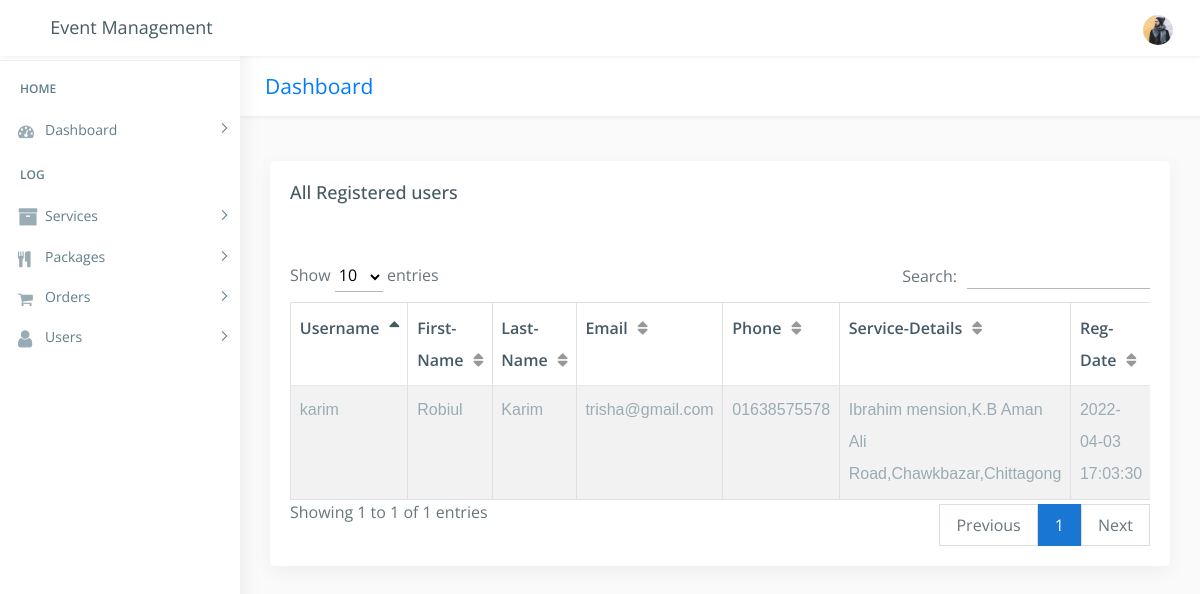
Screenshot of /admin/allusers.php (signed in) with the database file from the repository.
### tables this page shows
CREATE TABLE `users` (
  `u_id` int(222) NOT NULL,
  `username` varchar(222) NOT NULL,
  `f_name` varchar(222) NOT NULL,
  `l_name` varchar(222) NOT NULL,
  `email` varchar(222) NOT NULL,
  `phone` varchar(222) NOT NULL,
  `password` varchar(222) NOT NULL,
  `address` text NOT NULL,
  `status` int(222) NOT NULL DEFAULT 1,
  `date` timestamp NOT NULL DEFAULT current_timestamp() ON UPDATE current_timestamp()
);

### admin/allusers.php (the view, shortened to what this page needs)
<!DOCTYPE html>
<html lang="en">
<?php
include("../connection/connect.php");
if(empty($_SESSION["adm_id"]))
{
	header('location:index.php');
}
elseif($_SESSION['role'] == "User")
{
	header('location:index.php');
}
else
{
?>
<head>
    <link href="css/lib/bootstrap/bootstrap.min.css" rel="stylesheet">
    <link href="css/helper.css" rel="stylesheet">
    <link href="css/style.css" rel="stylesheet">
</head>
<body class="fix-header fix-sidebar">
    <div id="main-wrapper">
         <div class="header">
            <nav class="navbar top-navbar navbar-expand-md navbar-light">
                <div class="navbar-header">
                    <a class="navbar-brand" href="dashboard.php">
                        <h4>Event Management</h4>
                    </a>
                </div>
                <div class="navbar-collapse">
                    <ul class="navbar-nav mr-auto mt-md-0">
                        <li class="nav-item m-l-10"> <a class="nav-link sidebartoggler hidden-sm-down text-muted  " href="javascript:void(0)"><i class="ti-menu"></i></a> </li>
                    </ul>
                    <ul class="navbar-nav my-lg-0">
                        <li class="nav-item hidden-sm-down search-box"> <a class="nav-link hidden-sm-down text-muted  " href="javascript:void(0)"><i class="ti-search"></i></a>
                        </li>
                        <li class="nav-item dropdown">
                            <a class="nav-link dropdown-toggle text-muted  " href="#" data-toggle="dropdown" aria-haspopup="true" aria-expanded="false"><img src="images/users/5.jpg" alt="user" class="profile-pic" /></a>
                        </li>
                    </ul>
                </div>
            </nav>
        </div>
        <div class="left-sidebar">
            <div class="scroll-sidebar">
                <nav class="sidebar-nav">
                    <ul id="sidebarnav">
                        <li class="nav-devider"></li>
                        <li class="nav-label">Home</li>
                        <li> <a class="has-arrow  " href="#" aria-expanded="false"><i class="fa fa-tachometer"></i><span class="hide-menu">Dashboard</span></a>
                        </li>
                        <li class="nav-label">Log</li>
                        <?php
                        if($_SESSION['role'] == "User"){
                            echo'
                            <li> <a class="has-arrow  " href="#" aria-expanded="false"><i class="fa fa-shopping-cart" aria-hidden="true"></i><span class="hide-menu">Orders</span></a>
                            <ul aria-expanded="false" class="collapse">
								<li><a href="all_orders.php">All Orders</a></li>
                            </ul>
                        </li>
                            ';
                        }
                        else{
                            echo'
                            <li> <a class="has-arrow  " href="#" aria-expanded="false"><i class="fa fa-archive f-s-20 color-warning"></i><span class="hide-menu">Services</span></a>
                        </li>
                       <li> <a class="has-arrow  " href="#" aria-expanded="false"><i class="fa fa-cutlery" aria-hidden="true"></i><span class="hide-menu">Packages</span></a>
                        </li>
						 <li> <a class="has-arrow  " href="#" aria-expanded="false"><i class="fa fa-shopping-cart" aria-hidden="true"></i><span class="hide-menu">Orders</span></a>
                        </li>
                        <li> <a class="has-arrow  " href="#" aria-expanded="false">  <span><i class="fa fa-user f-s-20 "></i></span><span class="hide-menu">Users</span></a>
                        </li>
                            ';
                        }
                        ?>
                    </ul>
                </nav>
            </div>
        </div>
        <div class="page-wrapper">
            <div class="row page-titles">
                <div class="col-md-5 align-self-center">
                    <h3 class="text-primary">Dashboard</h3> </div>
            </div>
            <div class="container-fluid">
                <div class="row">
                    <div class="col-12">
                        <div class="card">
                            <div class="card-body">
                                <h4 class="card-title">All Registered users</h4>
                                <div class="table-responsive m-t-40">
                                    <table id="myTable" class="table table-bordered table-striped">
                                        <thead>
                                            <tr>
                                                <th>Username</th>
                                                <th>First-Name</th>
                                                <th>Last-Name</th>
                                                <th>Email</th>
                                                <th>Phone</th>
												<th>Service-Details</th>
												 <th>Reg-Date</th>
                                            </tr>
                                        </thead>
                                        <tbody>
											<?php
												$sql="SELECT * FROM users order by u_id desc";
												$query=mysqli_query($db,$sql);
													if(!mysqli_num_rows($query) > 0 )
														{
															echo '<td colspan="7"><center>No User-Data!</center></td>';
														}
													else
														{
																	while($rows=mysqli_fetch_array($query))
																		{
																					echo ' <tr><td>'.$rows['username'].'</td>
																								<td>'.$rows['f_name'].'</td>
																								<td>'.$rows['l_name'].'</td>
																								<td>'.$rows['email'].'</td>
																								<td>'.$rows['phone'].'</td>
																								<td>'.$rows['address'].'</td>
																								<td>'.$rows['date'].'</td>
																									 <td><a href="delete_users.php?user_del='.$rows['u_id'].'" class="btn btn-danger btn-flat btn-addon btn-xs m-b-10"><i class="fa fa-trash-o" style="font-size:16px"></i></a>
																									 <a href="update_users.php?user_upd='.$rows['u_id'].'" " class="btn btn-info btn-flat btn-addon btn-sm m-b-10 m-l-5"><i class="ti-settings"></i></a>
																									</td></tr>';
																		}
														}
											?>
                                        </tbody>
                                    </table>
                                </div>
                            </div>
                        </div>
						 </div>
                            </div>
                        </div>
                    </div>
                </div>
</body>
</html>
<?php
}
?>

### admin/css/helper.css (style rules this page uses)
.f-s-20 { font-size: 20px!important; }
.m-t-40 { margin-top: 40px!important; }
.m-l-10 { margin-left: 10px!important; }

### rows the page displays
users: username "karim", f_name "Robiul", l_name "Karim", email "trisha@gmail.com", phone "01638575578", address "Ibrahim mension,K.B Aman Ali Road,Chawkbazar,Chittagong", date "2022-04-03 17:03:30"
